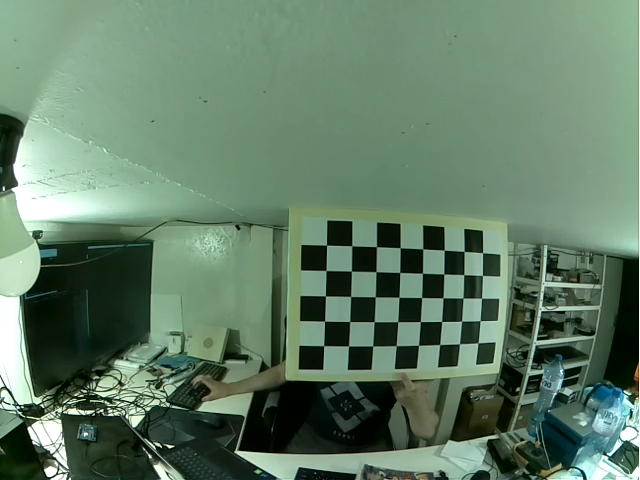
#> input picture frames/source_images/left/ImgLeft0.png, 640 x 480 px
$ python calibrate.py
#> lines starting #> are read from the running program, lines starting #| are printed output that depends on the picture; long printed decimals are rounded
import cv2 as cv
import glob
import numpy as np
import matplotlib.pyplot as plt


def calibrate_camera(images_folder):
#> called with images_folder = 'source_images/left/*'
    images_names = sorted(glob.glob(images_folder))
    images = []
    for imname in images_names:
        im = cv.imread(imname, 1)
#> im is the input picture: shape (480, 640, 3); mean B, G, R 103.4, 125.3, 98.3
        images.append(im)

    # [12 lines of commented-out code are left out]
    criteria = (cv.TERM_CRITERIA_EPS + cv.TERM_CRITERIA_MAX_ITER, 30, 0.001)

    rows = 5 #number of checkerboard rows.
    columns = 8 #number of checkerboard columns.
    world_scaling = 1. #change this to the real world square size. Or not.

    #coordinates of squares in the checkerboard world space
    objp = np.zeros((rows*columns,3), np.float32)
    objp[:,:2] = np.mgrid[0:rows,0:columns].T.reshape(-1,2)
    objp = world_scaling* objp

    #frame dimensions. Frames should be the same size.
    width = images[0].shape[1]
#> width = 640
    height = images[0].shape[0]
#> height = 480

    #Pixel coordinates of checkerboards
    imgpoints = [] # 2d points in image plane.

    #coordinates of the checkerboard in checkerboard world space.
    objpoints = [] # 3d point in real world space

    print(images_names)

    #VIV
    im_cnt = 0

    for frame in images:
        gray = cv.cvtColor(frame, cv.COLOR_BGR2GRAY)

        #find the checkerboard
        ret, corners = cv.findChessboardCorners(gray, (rows, columns), None)

        print(str(im_cnt) + ":")

        if ret == True:

            #Convolution size used to improve corner detection. Don't make this too large.
            conv_size = (11, 11)

            #opencv can attempt to improve the checkerboard coordinates
            corners = cv.cornerSubPix(gray, corners, conv_size, (-1, -1), criteria)
            cv.drawChessboardCorners(frame, (rows,columns), corners, ret)
            cv.imshow('img', frame)

            #VIV
            imname = images_names[im_cnt]
            #print(images_names)
            print(str(im_cnt) + ": " + str(imname))
            cv.imwrite("calibration_per_camera/" + imname + "_CALIB.png", frame)
            im_cnt += 1

            cv.waitKey(500)

            objpoints.append(objp)
            imgpoints.append(corners)
#> this loop made 3 passes
#> imname on passes 1 to 3: 'source_images/left/ImgLeft0.png', 'source_images/left/ImgLeft1.png', 'source_images/left/ImgLeft2.png'
#| 0:
#| 0: source_images/left/ImgLeft0.png
#| 1:
#| 1: source_images/left/ImgLeft1.png
#| 2:
#| 2: source_images/left/ImgLeft2.png
#> pass 1, in calibrate_camera, `gray = cv.cvtColor(frame, cv.COLOR_BGR2GRAY)`:
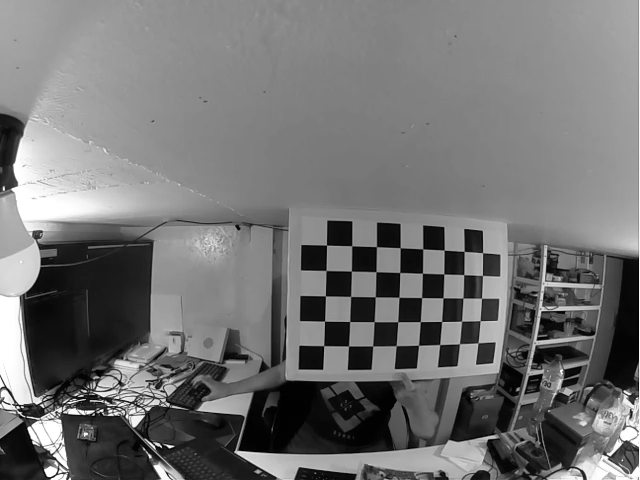
#> gray: shape (480, 640); min 1, max 255, mean 114.7
#> pass 1, in calibrate_camera, `cv.imshow('img', frame)`:
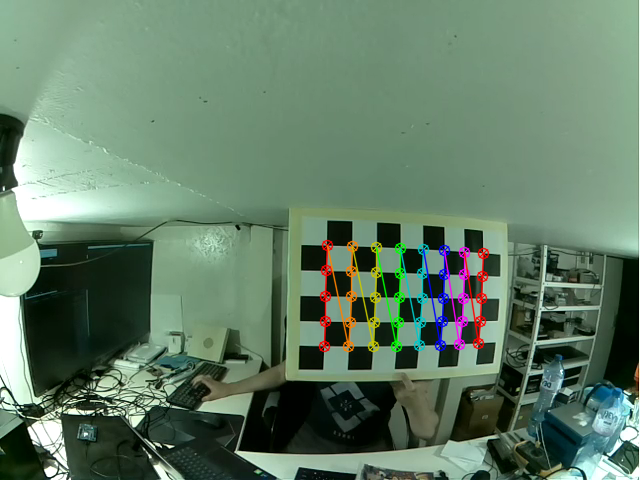
#> window 'img': shape (480, 640, 3); mean B, G, R 103.5, 125.4, 99.4
#> pass 2, in calibrate_camera, `cv.imshow('img', frame)`:
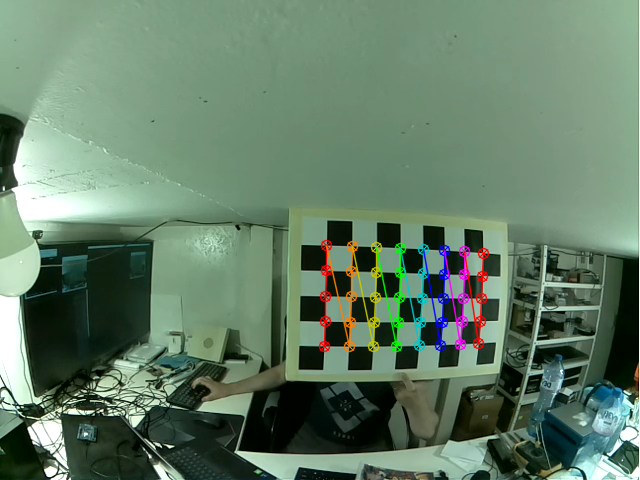
#> window 'img': shape (480, 640, 3); mean B, G, R 103.6, 125.5, 100.2
#> after the loop:
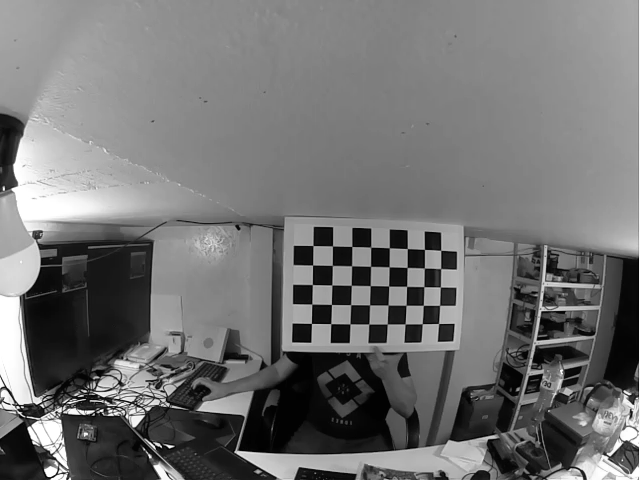
#> gray: shape (480, 640); min 1, max 255, mean 114.2
#> after the loop, im_cnt = 3; imgpoints = 3 items; objpoints = 3 items


    ret, mtx, dist, rvecs, tvecs = cv.calibrateCamera(objpoints, imgpoints, (width, height), None, None)
#> ret = 0.0976; mtx = [[376.2, 0, 289.8], [0, 374.1, 273], [0, 0, 1]]; dist = [[-0.424, 0.21, 0.00922, -0.00132, -0.0636]]; rvecs = ([0.00525, 0.0552, -1.55], [0.00169, 0.0506, -1.55], [-0.00573, 0.0475, -1.55]); tvecs = ([1.35, 2.9, 14.7], [1.34, 2.9, 14.67], [1.1, 2.59, 19.12])
    print('rmse:', ret)
#| rmse: 0.09764
    print('camera matrix:\n', mtx)
#| camera matrix:
#|  [[376.180   0.         289.830]
#|  [  0.         374.101 272.987 ]
#|  [  0.           0.           1.        ]]
    print('distortion coeffs:', dist)
#| distortion coeffs: [[-0.4237  0.2103  0.009217 -0.001323 -0.06365]]
    print('Rs count\n', len(rvecs))
#| Rs count
#|  3
    print('Rs:\n', rvecs)
#| Rs:
#|  (array([[ 0.00525 ],
#|        [ 0.05517],
#|        [-1.549]]), array([[ 0.001694],
#|        [ 0.05055],
#|        [-1.549]]), array([[-0.005732],
#|        [ 0.04746 ],
#|        [-1.552]]))
    print('Ts count\n', len(tvecs))
#| Ts count
#|  3
    print('Ts:\n', tvecs)
#| Ts:
#|  (array([[ 1.345],
#|        [ 2.898  ],
#|        [14.702]]), array([[ 1.345  ],
#|        [ 2.898],
#|        [14.668]]), array([[ 1.102 ],
#|        [ 2.589],
#|        [19.117]]))

    return mtx, dist, rvecs[0], tvecs[0]

# [183 lines left out: functions stereo_calibrate, triangulate, not called in this run]


mtx1, dist1, R0, T0 = calibrate_camera(images_folder = 'source_images/left/*')
#> mtx1 = [[376.2, 0, 289.8], [0, 374.1, 273], [0, 0, 1]]; dist1 = [[-0.424, 0.21, 0.00922, -0.00132, -0.0636]]; R0 = [0.00525, 0.0552, -1.55]; T0 = [1.35, 2.9, 14.7]
mtx2, dist2, R_notused, T_notused = calibrate_camera(images_folder = 'source_images/right/*')
#> (the run stopped early here; a loop or call above may not have finished)
